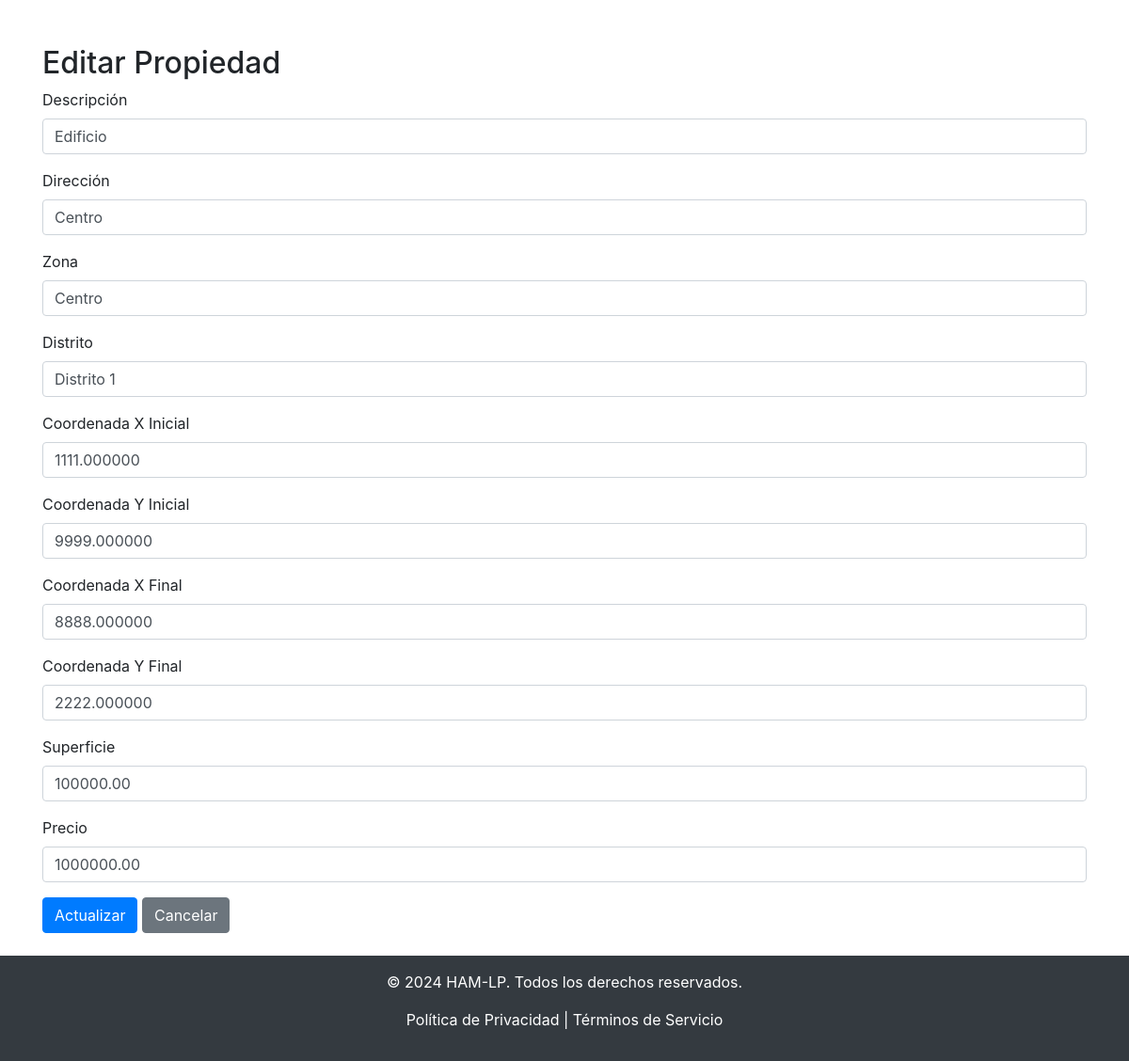
The app's page /editar_propiedad.php?id=100000 (signed in) with its own data.
### tables this page shows
CREATE TABLE `propiedades` (
  `id` int(11) NOT NULL CHECK (`id` between 100000 and 300000),
  `descripcion` varchar(255) NOT NULL,
  `direccion` varchar(255) DEFAULT NULL,
  `zona` varchar(50) NOT NULL,
  `distrito` varchar(50) NOT NULL,
  `x_ini` decimal(10,6) NOT NULL,
  `y_ini` decimal(10,6) NOT NULL,
  `x_fin` decimal(10,6) NOT NULL,
  `y_fin` decimal(10,6) NOT NULL,
  `superficie` decimal(10,2) NOT NULL,
  `precio` decimal(10,2) DEFAULT NULL,
  `ci` int(11) NOT NULL,
  `fecha_registro` timestamp NOT NULL DEFAULT current_timestamp()
);

### editar_propiedad.php (the view, shortened to what this page needs)
<?php
include('db_connection.php');
$id = $_GET['id'];
$sql = "SELECT * FROM propiedades WHERE id = ?";
$stmt = $conn->prepare($sql);
$stmt->bind_param("i", $id);
$stmt->execute();
$result = $stmt->get_result();
$propiedad = $result->fetch_assoc();
?>
<!DOCTYPE html>
<html lang="es">
<head>
    <link rel="stylesheet" href="https://stackpath.bootstrapcdn.com/bootstrap/4.5.2/css/bootstrap.min.css">
</head>
<body>
    <div class="container mt-5">
        <h2>Editar Propiedad</h2>
        <form method="POST">
            <div class="form-group">
                <label for="descripcion">Descripción</label>
                <input type="text" class="form-control" id="descripcion" name="descripcion" value="<?php echo htmlspecialchars($propiedad['descripcion']); ?>" required>
            </div>
            <div class="form-group">
                <label for="direccion">Dirección</label>
                <input type="text" class="form-control" id="direccion" name="direccion" value="<?php echo htmlspecialchars($propiedad['direccion']); ?>" required>
            </div>
            <div class="form-group">
                <label for="zona">Zona</label>
                <input type="text" class="form-control" id="zona" name="zona" value="<?php echo htmlspecialchars($propiedad['zona']); ?>" required>
            </div>
            <div class="form-group">
                <label for="distrito">Distrito</label>
                <input type="text" class="form-control" id="distrito" name="distrito" value="<?php echo htmlspecialchars($propiedad['distrito']); ?>" required>
            </div>
            <div class="form-group">
                <label for="x_ini">Coordenada X Inicial</label>
                <input type="text" class="form-control" id="x_ini" name="x_ini" value="<?php echo htmlspecialchars($propiedad['x_ini']); ?>" required>
            </div>
            <div class="form-group">
                <label for="y_ini">Coordenada Y Inicial</label>
                <input type="text" class="form-control" id="y_ini" name="y_ini" value="<?php echo htmlspecialchars($propiedad['y_ini']); ?>" required>
            </div>
            <div class="form-group">
                <label for="x_fin">Coordenada X Final</label>
                <input type="text" class="form-control" id="x_fin" name="x_fin" value="<?php echo htmlspecialchars($propiedad['x_fin']); ?>" required>
            </div>
            <div class="form-group">
                <label for="y_fin">Coordenada Y Final</label>
                <input type="text" class="form-control" id="y_fin" name="y_fin" value="<?php echo htmlspecialchars($propiedad['y_fin']); ?>" required>
            </div>
            <div class="form-group">
                <label for="superficie">Superficie</label>
                <input type="text" class="form-control" id="superficie" name="superficie" value="<?php echo htmlspecialchars($propiedad['superficie']); ?>" required>
            </div>
            <div class="form-group">
                <label for="precio">Precio</label>
                <input type="text" class="form-control" id="precio" name="precio" value="<?php echo htmlspecialchars($propiedad['precio']); ?>" required>
            </div>
            <button type="submit" class="btn btn-primary">Actualizar</button>
            <a href="dashboard.php" class="btn btn-secondary">Cancelar</a>
        </form>
    </div>
    <footer class="bg-dark text-white text-center py-3 mt-4">
        <div class="container">
            <p>&copy; 2024 HAM-LP. Todos los derechos reservados.</p>
            <p>
                <a href="#" class="text-white">Política de Privacidad</a> |
                <a href="#" class="text-white">Términos de Servicio</a>
            </p>
        </div>
    </footer>
</body>
</html>

### records on screen
propiedades: descripcion "Edificio", direccion "Centro", zona "Centro", distrito "Distrito 1", x_ini "1111.000000", y_ini "9999.000000", x_fin "8888.000000", y_fin "2222.000000", superficie "100000.00", precio "1000000.00"
